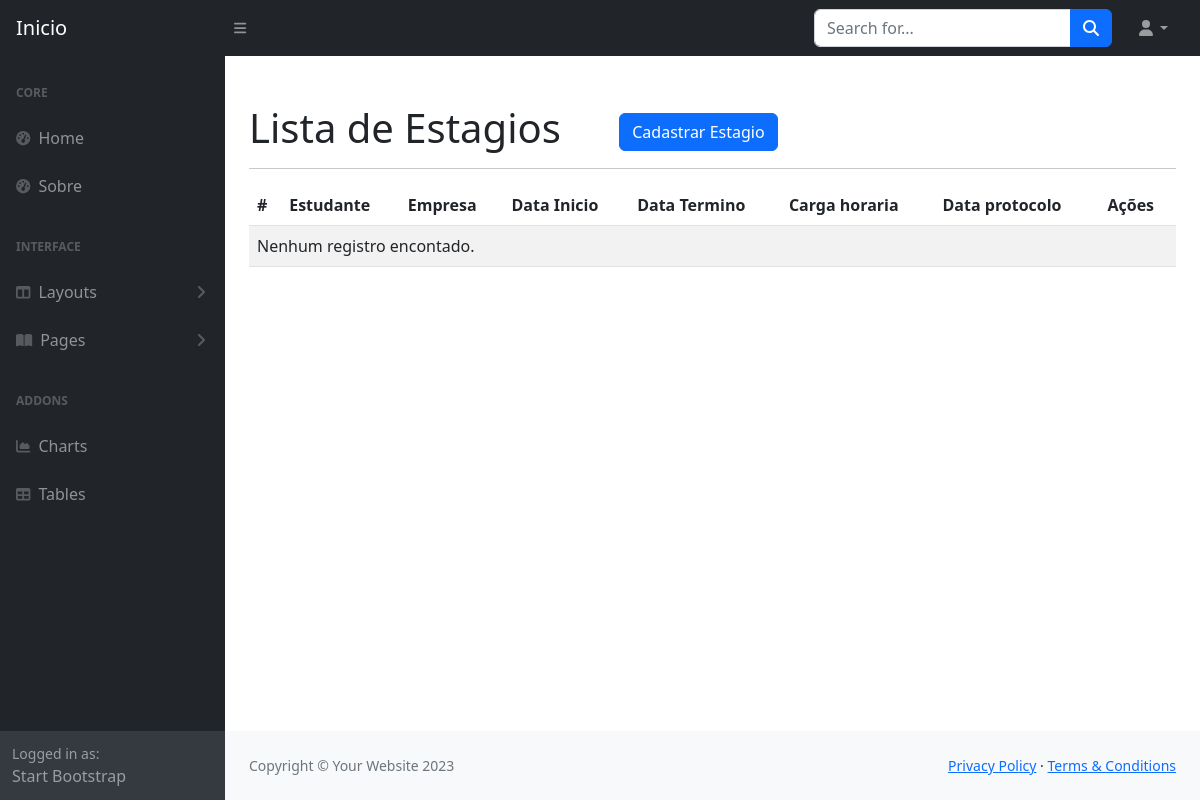
The app's page /cadastros/estagio/, older data.
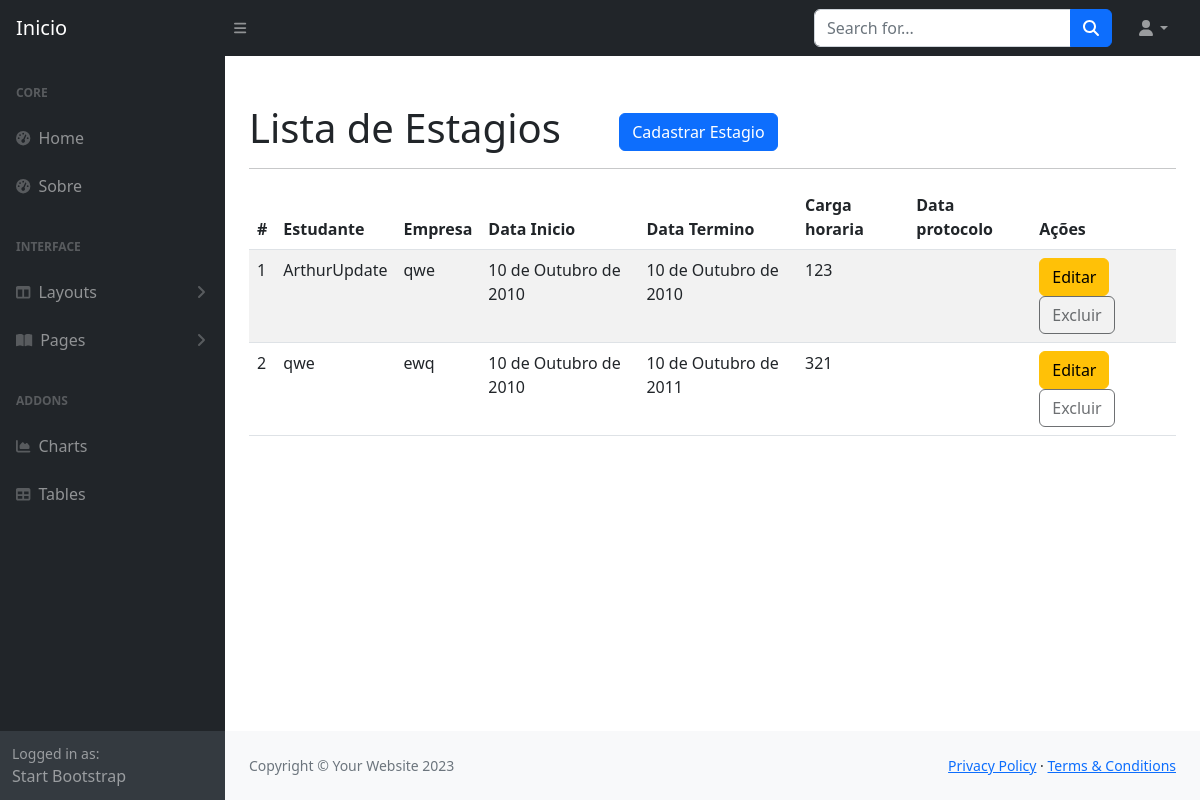
The same page, newer data.
### cadastros/models.py (models this page shows, shortened)
class Estagio(models.Model):
    estudante = models.ForeignKey(Estudante, on_delete=models.PROTECT)
    empresa = models.CharField(max_length=255)
    data_inicio = models.DateField(verbose_name="Data de início")
    data_termino = models.DateField(blank=True, null=True, verbose_name="Data de Termino")
    carga_horaria = models.IntegerField()
    data_protocolo: models.DateTimeField(auto_now_add=True)

class Estudante(models.Model):
    nome = models.CharField(max_length=255)
    matricula = models.CharField(max_length=255)
    data_nascimento = models.DateField()
    email = models.EmailField()
    atualizado_em = models.DateTimeField(auto_now=True)
    def __str__(self):
        return f"{self.nome}"

### cadastros/views.py (the view)
# urls.py: path('estagio/', ListEstagio.as_view(), name='list-estagio'),
class ListEstagio(ListView):
    model = Estagio
    template_name = 'cadastros/list_estagio.html'

### cadastros/templates/cadastros/list_estagio.html
{% extends 'paginas/modelo.html' %}
{% load static %}
{% block conteudo %}
<h1 class="mt-4">
Lista de Estagios
<a href="{% url 'create-estagio' %}"
class="btn btn-primary float-right ms-5">
Cadastrar Estagio
</a>
</h1>
<hr>
<table class="table table-striped listar">
<thead>
<tr>
<th>#</th>
<th>Estudante</th>
<th>Empresa</th>
<th>Data Inicio</th>
<th>Data Termino</th>
<th>Carga horaria</th>
<th>Data protocolo</th>
<th>Ações</th>
</tr>
</thead>
<tbody>
{% for obj in object_list %}
<tr>
<td>{{ obj.pk }}</td>
<td>{{ obj.estudante }}</td>
<td>{{ obj.empresa }}</td>
<td>{{ obj.data_inicio }}</td>
<td>{{ obj.data_termino }}</td>
<td>{{ obj.carga_horaria }}</td>
<td>{{ obj.data_protocolo }}</td>
<td>
<a href="{% url 'update-estagio' obj.pk %}" class="btn btn-warning">
Editar</a>
{% if request.user.is_authenticated %}
<a href="{% url 'delete-estagio' obj.pk %}" class="btn btn-danger">
Excluir</a>
{% else %}
<a href="#" class="btn disabled">
Excluir</a>
{% endif %}
</td>
</tr>
{% empty %}
<tr>
<td colspan="100%">Nenhum registro encontado.</td>
</tr>
{% endfor %}
</tbody>
</table>
{% endblock %}

### paginas/templates/paginas/modelo.html (shortened to what this page needs)
{% load static %}
<!DOCTYPE html>
<html lang="pt-br">
    <head>
        <link href="https://cdn.jsdelivr.net/npm/simple-datatables@7.1.2/dist/style.min.css" rel="stylesheet" />
        <link href="{% static 'css/styles.css' %}" rel="stylesheet" />
    </head>
    <body class="sb-nav-fixed">
        {% block menu_superior %}
        <nav class="sb-topnav navbar navbar-expand navbar-dark bg-dark">
            <a class="navbar-brand ps-3" href="{% url 'index' %}">Inicio</a>
            <button class="btn btn-link btn-sm order-1 order-lg-0 me-4 me-lg-0" id="sidebarToggle" href="#!"><i class="fas fa-bars"></i></button>
            <form class="d-none d-md-inline-block form-inline ms-auto me-0 me-md-3 my-2 my-md-0">
                <div class="input-group">
                    <input class="form-control" type="text" placeholder="Search for..." aria-label="Search for..." aria-describedby="btnNavbarSearch" />
                    <button class="btn btn-primary" id="btnNavbarSearch" type="button"><i class="fas fa-search"></i></button>
                </div>
            </form>
            <ul class="navbar-nav ms-auto ms-md-0 me-3 me-lg-4">
                <li class="nav-item dropdown">
                    <a class="nav-link dropdown-toggle" id="navbarDropdown" href="#" role="button" data-bs-toggle="dropdown" aria-expanded="false"><i class="fas fa-user fa-fw"></i></a>
                </li>
            </ul>
        </nav>
        {% endblock %}
        <div id="layoutSidenav">
            {% block menu_lateral %}
            <div id="layoutSidenav_nav">
                <nav class="sb-sidenav accordion sb-sidenav-dark" id="sidenavAccordion">
                    <div class="sb-sidenav-menu">
                        <div class="nav">
                            <div class="sb-sidenav-menu-heading">Core</div>
                            <a class="nav-link" href="{% url 'index' %}">
                                <div class="sb-nav-link-icon"><i class="fas fa-tachometer-alt"></i></div>
                                Home
                            </a>
                            <a class="nav-link" href="{% url 'sobre' %}">
                                <div class="sb-nav-link-icon"><i class="fas fa-tachometer-alt"></i></div>
                                Sobre
                            </a>
                            <div class="sb-sidenav-menu-heading">Interface</div>
                            <a class="nav-link collapsed" href="#" data-bs-toggle="collapse" data-bs-target="#collapseLayouts" aria-expanded="false" aria-controls="collapseLayouts">
                                <div class="sb-nav-link-icon"><i class="fas fa-columns"></i></div>
                                Layouts
                                <div class="sb-sidenav-collapse-arrow"><i class="fas fa-angle-down"></i></div>
                            </a>
                            <a class="nav-link collapsed" href="#" data-bs-toggle="collapse" data-bs-target="#collapsePages" aria-expanded="false" aria-controls="collapsePages">
                                <div class="sb-nav-link-icon"><i class="fas fa-book-open"></i></div>
                                Pages
                                <div class="sb-sidenav-collapse-arrow"><i class="fas fa-angle-down"></i></div>
                            </a>
                            <div class="sb-sidenav-menu-heading">Addons</div>
                            <a class="nav-link" href="charts.html">
                                <div class="sb-nav-link-icon"><i class="fas fa-chart-area"></i></div>
                                Charts
                            </a>
                            <a class="nav-link" href="tables.html">
                                <div class="sb-nav-link-icon"><i class="fas fa-table"></i></div>
                                Tables
                            </a>
                        </div>
                    </div>
                    <div class="sb-sidenav-footer">
                        <div class="small">Logged in as:</div>
                        Start Bootstrap
                    </div>
                </nav>
            </div>
            {% endblock %}
            <div id="layoutSidenav_content">
                <main>
                    <div class="container-fluid px-4">
                        <br>
                        {% block conteudo %}{% endblock %}
                    </div>
                </main>
                {% block rodape %}
                <footer class="py-4 bg-light mt-auto">
                    <div class="container-fluid px-4">
                        <div class="d-flex align-items-center justify-content-between small">
                            <div class="text-muted">Copyright &copy; Your Website 2023</div>
                            <div>
                                <a href="#">Privacy Policy</a>
                                &middot;
                                <a href="#">Terms &amp; Conditions</a>
                            </div>
                        </div>
                    </div>
                </footer>
                {% endblock %}
            </div>
        </div>
    </body>
</html>

Row changes from the older to the newer data that the page shows:
added Estagio: pk "1", estudante "ArthurUpdate", empresa "qwe", data_inicio "10 de Outubro de 2010", data_termino "10 de Outubro de 2010", carga_horaria "123"
added Estagio: pk "2", estudante "qwe", empresa "ewq", data_inicio "10 de Outubro de 2010", data_termino "10 de Outubro de 2011", carga_horaria "321"
Text that changed along with them:
text no longer shown: "Nenhum registro encontado."
